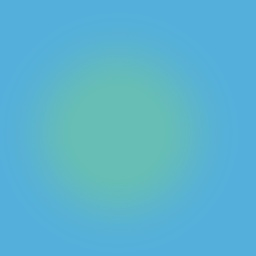
#> input picture tails/0.jpg, 256 x 256 px, shrunk from 2000 x 2000 before the run; its folder holds only this picture in this run
$ python tiles.py
#> lines starting #> are read from the running program, lines starting #| are printed output that depends on the picture
from PIL import Image

def c(a):
    return (a + 1) % 256

def s(coord, n, dim, sign):
    return (coord + sign * (dim // (n + 1))) % dim

rounds = 4
for n in range(rounds):
    i = Image.open(str(n)+'.jpg')
#> i is the input picture: PIL image 256x256 RGB; mean R, G, B 89.8, 179.8, 207.2
    p = i.load()
    img = Image.new(i.mode, i.size)
#> img: PIL image 256x256 RGB; every value is 0
    i.close()
    p_new = img.load()
    h = img.size[1]
#> h = 256
    w = img.size[0]
#> w = 256
    for x in range(1, w - 1):
        for y in range(1, h - 1):
            up, down, left, right = p[s(x, n, w, -1), y], p[s(x, n, w, 1), y],\
                                    p[x, s(y, n, h, -1)], p[x, s(y, n, h, 1)]
            r_n = up[0] + down[0] + left[0] + right[0]
            g_n = up[1] + down[1] + left[1] + right[1]
            b_n = up[2] + down[2] + left[2] + right[2]
            p_new[x, y] = (c(r_n), c(g_n),  c(b_n))
    img.save(str(n + 1) + '.jpg')
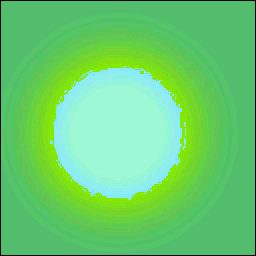
#> saved as 1.jpg: PIL image 256x256 RGB; mean R, G, B 103, 205.3, 112.2
#> (the run stopped early here; a loop or call above may not have finished)
